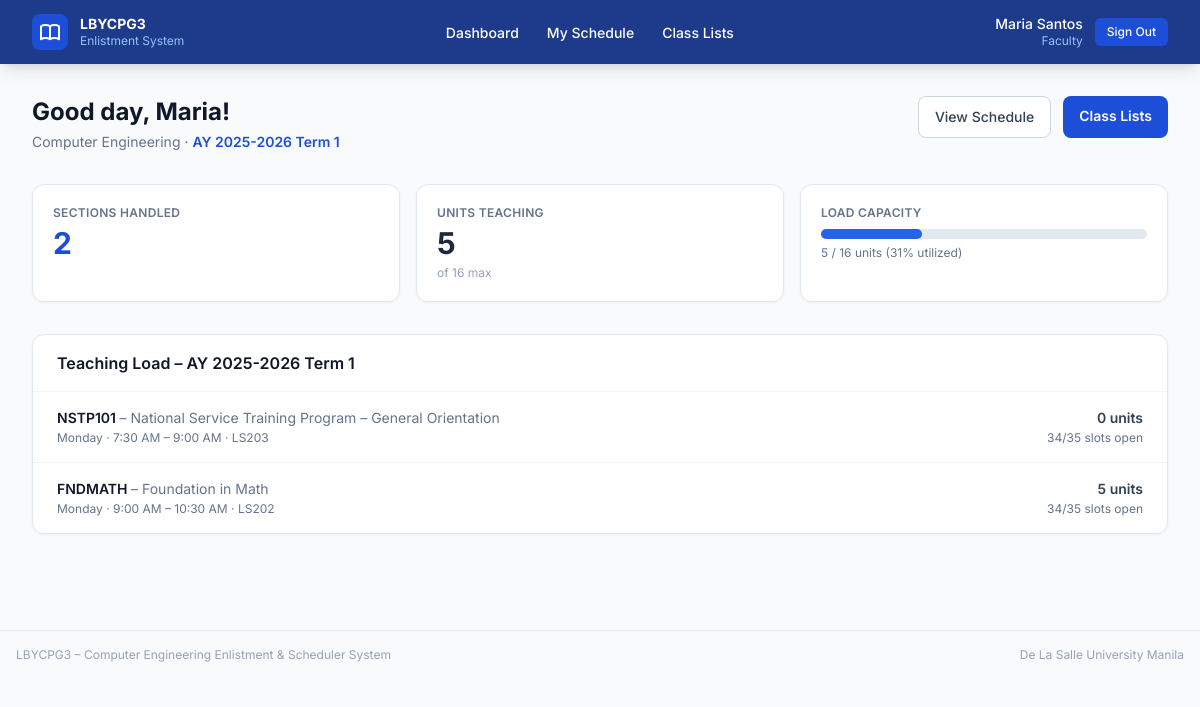
Page /faculty/dashboard/ (signed in) on the committed database.
### core/models.py (models this page shows, shortened)
class User(AbstractUser):
    class Role(models.TextChoices):
        ADMIN   = "admin",   "Admin"
        FACULTY = "faculty", "Faculty"
        STUDENT = "student", "Student"
    role = models.CharField(
        max_length=10,
        choices=Role.choices,
        default=Role.STUDENT,
    )
    class Meta:
        verbose_name = "User"
        verbose_name_plural = "Users"
    @property
    def is_faculty(self):
        return self.role == self.Role.FACULTY
    @property
    def is_student(self):
        return self.role == self.Role.STUDENT

class Faculty(models.Model):
    user             = models.OneToOneField(User, on_delete=models.CASCADE, related_name="faculty_profile")
    first_name       = models.CharField(max_length=80)
    last_name        = models.CharField(max_length=80)
    department       = models.CharField(max_length=120)
    max_teaching_load = models.PositiveSmallIntegerField(
        default=21,
        help_text="Maximum units this faculty member may teach per term.",
    )
    class Meta:
        verbose_name = "Faculty"
        verbose_name_plural = "Faculty Members"
        ordering = ["last_name", "first_name"]

class AcademicTerm(models.Model):
    term_name    = models.CharField(max_length=60, unique=True)
    term_number  = models.PositiveSmallIntegerField(
        choices=TermNumber.choices,
        default=TermNumber.TERM_1,
        help_text="Which trimester this academic term represents. Students will only "
                  "see and enlist in Subjects whose term_number matches this value.",
    )
    is_active    = models.BooleanField(
        default=False,
        help_text="Only one term should be active at a time. "
                  "Setting this True does NOT auto-deactivate others – manage via admin.",
    )
    created_at   = models.DateTimeField(auto_now_add=True)
    class Meta:
        verbose_name = "Academic Term"
        verbose_name_plural = "Academic Terms"
        ordering = ["-created_at"]

class Schedule(models.Model):
    DUPLICATE_CLASS_MESSAGE = "This class already exists."
    class Day(models.TextChoices):
        MONDAY    = "MON", "Monday"
        TUESDAY   = "TUE", "Tuesday"
        WEDNESDAY = "WED", "Wednesday"
        THURSDAY  = "THU", "Thursday"
        FRIDAY    = "FRI", "Friday"
        SATURDAY  = "SAT", "Saturday"
    term            = models.ForeignKey(AcademicTerm, on_delete=models.CASCADE, related_name="schedules")
    subject         = models.ForeignKey(Subject,      on_delete=models.CASCADE, related_name="schedules")
    faculty         = models.ForeignKey(Faculty,      on_delete=models.CASCADE, related_name="schedules")
    room            = models.ForeignKey(Room,         on_delete=models.CASCADE, related_name="schedules")
    day             = models.CharField(max_length=3, choices=Day.choices)
    time_start      = models.TimeField()
    time_end        = models.TimeField()
    total_slots     = models.PositiveSmallIntegerField(default=40)
    available_slots = models.PositiveSmallIntegerField(default=40)
    class Meta:
        verbose_name = "Schedule"
        verbose_name_plural = "Schedules"
        ordering = ["term", "day", "time_start"]
        constraints = [
            models.UniqueConstraint(
                fields=["term", "subject", "day", "time_start", "time_end"],
                name="unique_subject_offering_slot",
            ),
            models.UniqueConstraint(
                fields=["term", "room", "day", "time_start", "time_end"],
                name="unique_room_slot",
            ),
            models.UniqueConstraint(
                fields=["term", "faculty", "day", "time_start", "time_end"],
                name="unique_faculty_slot",
            ),
        ]

class Subject(models.Model):
    class PrerequisiteType(models.TextChoices):
        HARD = "hard", "Hard prerequisite"
        SOFT = "soft", "Soft prerequisite"
        CO_REQUISITE = "co_requisite", "Co-requisite"
    subject_code  = models.CharField(max_length=20, unique=True)
    subject_title = models.CharField(max_length=200)
    units         = models.PositiveSmallIntegerField(default=3)
    term_number   = models.PositiveSmallIntegerField(
        choices=TermNumber.choices,
        default=TermNumber.TERM_1,
        help_text="Which trimester of the curriculum this subject is normally offered in "
                  "(e.g. Term 3), and which students may enlist in it. "
                  "Set and changed only by the administrator.",
    )
    prerequisite_type = models.CharField(
        max_length=20,
        choices=PrerequisiteType.choices,
        default=PrerequisiteType.HARD,
        help_text="How this prerequisite rule should be enforced.",
    )
    prerequisite  = models.ForeignKey(
        "self",
        null=True,
        blank=True,
        on_delete=models.SET_NULL,
        related_name="unlocks",
        help_text="Related subject used for prerequisite or co-requisite rules.",
    )
    class Meta:
        verbose_name = "Subject"
        verbose_name_plural = "Subjects"
        ordering = ["term_number", "subject_code"]

class Room(models.Model):
    room_name = models.CharField(max_length=60, unique=True)
    capacity  = models.PositiveSmallIntegerField(default=40)
    class Meta:
        verbose_name = "Room"
        verbose_name_plural = "Rooms"
        ordering = ["room_name"]

### core/views.py (the view)
    @login_required(login_url="login")
    def wrapper(request, *args, **kwargs):
        if not request.user.is_faculty:
            messages.error(request, "This area is for faculty members only.")
            return redirect("login")
        try:
            request.faculty = request.user.faculty_profile
        except Faculty.DoesNotExist:
            messages.error(request, "Faculty profile not found. Contact the administrator.")
            return redirect("login")
        return view_fn(request, *args, **kwargs)

### core/views.py (called while the page is built)
def faculty_required(view_fn):
    @login_required(login_url="login")
    def wrapper(request, *args, **kwargs):
        if not request.user.is_faculty:
            messages.error(request, "This area is for faculty members only.")
            return redirect("login")
        try:
            request.faculty = request.user.faculty_profile
        except Faculty.DoesNotExist:
            messages.error(request, "Faculty profile not found. Contact the administrator.")
            return redirect("login")
        return view_fn(request, *args, **kwargs)
    wrapper.__name__ = view_fn.__name__
    return wrapper

def _get_active_term():
    return AcademicTerm.objects.filter(is_active=True).first()

@faculty_required
def faculty_dashboard(request):
    faculty = request.faculty
    term    = _get_active_term()
    schedules = []
    total_units = 0
    if term:
        schedules = (
            Schedule.objects
            .filter(faculty=faculty, term=term)
            .select_related("subject", "room")
            .order_by("day", "time_start")
        )
        total_units = sum(s.subject.units for s in schedules)
    context = {
        "faculty":    faculty,
        "term":       term,
        "schedules":  schedules,
        "total_units": total_units,
    }
    return render(request, "core/faculty/dashboard.html", context)

### templates/core/faculty/dashboard.html (shortened to what this page needs)
{% extends "core/base.html" %}
{% block content %}
<div class="flex items-start justify-between mb-8">
  <div>
    <h1 class="text-2xl font-bold text-slate-900">Good day, {{ faculty.first_name }}!</h1>
    <p class="text-slate-500 text-sm mt-1">
      {{ faculty.department }}
      {% if term %} · <span class="font-semibold text-blue-700">{{ term.term_name }}</span>{% endif %}
    </p>
  </div>
  <div class="flex gap-3">
    <a href="{% url 'faculty_schedule' %}"
      class="bg-white border border-slate-300 hover:bg-slate-50 text-slate-700 text-sm
             font-medium px-4 py-2.5 rounded-lg transition-colors">
      View Schedule
    </a>
    <a href="{% url 'faculty_class_list' %}"
      class="bg-blue-700 hover:bg-blue-600 text-white text-sm font-semibold
             px-4 py-2.5 rounded-lg transition-colors">
      Class Lists
    </a>
  </div>
</div>
<div class="grid grid-cols-2 sm:grid-cols-3 gap-4 mb-8">
  <div class="bg-white rounded-xl border border-slate-200 p-5 shadow-sm">
    <p class="text-xs font-semibold text-slate-500 uppercase tracking-wide mb-1">Sections Handled</p>
    <p class="text-3xl font-bold text-blue-700">{{ schedules|length }}</p>
  </div>
  <div class="bg-white rounded-xl border border-slate-200 p-5 shadow-sm">
    <p class="text-xs font-semibold text-slate-500 uppercase tracking-wide mb-1">Units Teaching</p>
    <p class="text-3xl font-bold text-slate-800">{{ total_units }}</p>
    <p class="text-xs text-slate-400 mt-1">of {{ faculty.max_teaching_load }} max</p>
  </div>
  <div class="bg-white rounded-xl border border-slate-200 p-5 shadow-sm sm:col-auto col-span-2">
    <p class="text-xs font-semibold text-slate-500 uppercase tracking-wide mb-2">Load Capacity</p>
    {% if faculty.max_teaching_load > 0 %}
    {% with pct=total_units|floatformat:0 %}
    <div class="bg-slate-200 rounded-full h-2.5">
      <div class="bg-blue-600 h-2.5 rounded-full transition-all"
           style="width: {% widthratio total_units faculty.max_teaching_load 100 %}%"></div>
    </div>
    <p class="text-xs text-slate-500 mt-1.5">
      {{ total_units }} / {{ faculty.max_teaching_load }} units
      ({% widthratio total_units faculty.max_teaching_load 100 %}% utilized)
    </p>
    {% endwith %}
    {% endif %}
  </div>
</div>
{% if not term %}
<div class="bg-amber-50 border border-amber-200 rounded-xl p-6 text-center">
  <p class="text-amber-800 font-medium">No active enrollment term.</p>
</div>
{% elif schedules %}
<div class="bg-white rounded-xl border border-slate-200 shadow-sm">
  <div class="px-6 py-4 border-b border-slate-100">
    <h2 class="font-semibold text-slate-900">Teaching Load – {{ term.term_name }}</h2>
  </div>
  <div class="divide-y divide-slate-100">
    {% for sched in schedules %}
    <div class="flex items-center justify-between px-6 py-4">
      <div>
        <p class="font-semibold text-slate-900 text-sm">
          {{ sched.subject.subject_code }}
          <span class="font-normal text-slate-500">– {{ sched.subject.subject_title }}</span>
        </p>
        <p class="text-xs text-slate-500 mt-0.5">
          {{ sched.get_day_display }} · {{ sched.time_start|time:"g:i A" }} – {{ sched.time_end|time:"g:i A" }}
          · {{ sched.room.room_name }}
        </p>
      </div>
      <div class="text-right ml-4 shrink-0">
        <p class="text-sm font-semibold text-slate-700">{{ sched.subject.units }} units</p>
        <p class="text-xs text-slate-500 mt-0.5">
          {{ sched.available_slots }}/{{ sched.total_slots }} slots open
        </p>
      </div>
    </div>
    {% endfor %}
  </div>
</div>
{% else %}
<div class="bg-white rounded-xl border border-slate-200 p-12 text-center shadow-sm">
  <p class="text-slate-400 text-sm">No sections assigned for this term.</p>
</div>
{% endif %}
{% endblock %}

### templates/core/base.html (shortened to what this page needs)
<!DOCTYPE html>
<html lang="en" class="h-full">
<head>
  <script src="https://cdn.tailwindcss.com"></script>
</head>
<body class="h-full bg-slate-50 text-slate-800">
{% if user.is_authenticated %}
<nav class="bg-blue-900 shadow-lg">
  <div class="max-w-7xl mx-auto px-4 sm:px-6 lg:px-8">
    <div class="flex items-center justify-between h-16">
      <div class="flex items-center gap-3">
        <div class="bg-blue-700 rounded-lg p-1.5">
        </div>
        <div>
          <p class="text-white font-bold text-sm leading-tight">LBYCPG3</p>
          <p class="text-blue-300 text-xs">Enlistment System</p>
        </div>
      </div>
      <div class="flex items-center gap-1">
        {% if user.is_student %}
          <a href="{% url 'student_dashboard' %}"  class="nav-link" style="color: #ffffff;">Dashboard</a>
          <a href="{% url 'subject_list' %}"       class="nav-link" style="color: #ffffff;">Enlist Subjects</a>
          <a href="{% url 'student_schedule' %}"   class="nav-link" style="color: #ffffff;">My Schedule</a>
          <a href="{% url 'enrollment_form' %}"    class="nav-link" style="color: #ffffff;">Enrollment Form</a>
        {% elif user.is_faculty %}
          <a href="{% url 'faculty_dashboard' %}"  class="nav-link" style="color: #ffffff;">Dashboard</a>
          <a href="{% url 'faculty_schedule' %}"   class="nav-link" style="color: #ffffff;">My Schedule</a>
          <a href="{% url 'faculty_class_list' %}" class="nav-link" style="color: #ffffff;">Class Lists</a>
        {% endif %}
      </div>
      <div class="flex items-center gap-3">
        <div class="text-right">
          <p class="text-white text-sm font-medium leading-tight">{{ user.get_full_name|default:user.username }}</p>
          <p class="text-blue-300 text-xs capitalize">{{ user.role }}</p>
        </div>
        <form method="post" action="{% url 'logout' %}">
          <button type="submit"
            class="bg-blue-700 hover:bg-blue-600 text-white text-xs font-medium px-3 py-1.5 rounded-md transition-colors">
            Sign Out
          </button>
        </form>
      </div>
    </div>
  </div>
</nav>
{% endif %}
<main class="max-w-7xl mx-auto px-4 sm:px-6 lg:px-8 py-8">
  {% block content %}{% endblock %}
</main>
<footer class="border-t border-slate-200 mt-16">
  <div class="max-w-7xl mx-auto px-4 py-4 flex items-center justify-between text-xs text-slate-400">
    <span>LBYCPG3 – Computer Engineering Enlistment & Scheduler System</span>
    <span>De La Salle University Manila</span>
  </div>
</footer>
</body>
</html>

### templates/core/base.html (style rules this page uses)
body { font-family: 'Inter', system-ui, sans-serif; }
.nav-link { padding: 0.5rem 0.75rem; border-radius: 0.375rem; font-size: 0.875rem; font-weight: 500; color: #dbeafe; transition: background-color 0.2s ease, color 0.2s ease; }

### rows in the picture
User: get_full_name "Maria Santos", role "Faculty"
Faculty: first_name "Maria", department "Computer Engineering", max_teaching_load "16", max_teaching_load "31"
AcademicTerm: term_name "AY 2025-2026 Term 1"
Schedule: subject.subject_code "NSTP101", subject.subject_title "National Service Training Program – General Orientation", day "Monday", time_start "7:30 AM", time_end "9:00 AM", room.room_name "LS203", subject.units "0", available_slots "34", total_slots "35"
Schedule: subject.subject_code "FNDMATH", subject.subject_title "Foundation in Math", day "Monday", time_start "9:00 AM", time_end "10:30 AM", room.room_name "LS202", subject.units "5", available_slots "34", total_slots "35"

### other values in the picture
{{ schedules|length }} "2"
{{ total_units }} "5"
